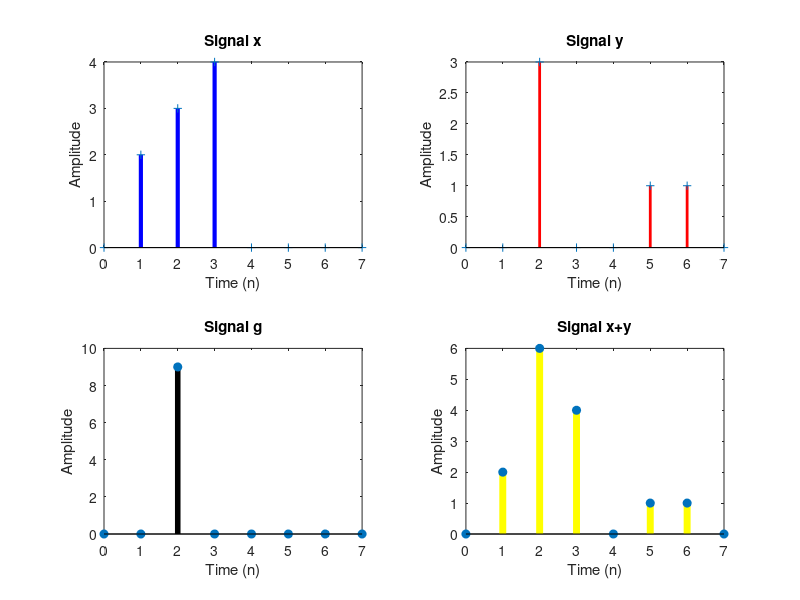

Write MATLAB code to recreate this figure. (Note: this script raises an error after producing the figure.)

n = [0 1 2 3 4 5 6 7];
x = [0 2 3 4 0 0 0 0];
y = [0 0 3 0 0 1 1 0];


figure;

subplot(2, 2, 1);
stem(n, x, 'filled', 'Marker', '+', 'LineStyle', '-', 'LineWidth', 3, 'Color', 'b');
title('Signal x');
xlabel('Time (n)');
ylabel('Amplitude');


subplot(2, 2, 2);
stem(n, y, 'filled', 'Marker', '+', 'LineStyle', '-', 'LineWidth', 2, 'Color', 'r');
title('Signal y');
xlabel('Time (n)');
ylabel('Amplitude');


subplot(2, 2, 3);
g = x .* y;
stem(n, g, 'filled', 'LineStyle', '-', 'LineWidth', 4, 'Color', 'k');
title('Signal g');
xlabel('Time (n)');
ylabel('Amplitude');

subplot(2, 2, 4);
toplam = x + y;
stem(n, toplam, 'filled', 'LineStyle', '-', 'LineWidth', 5, 'Color', 'y');
title('Signal x+y');
xlabel('Time (n)');
ylabel('Amplitude');

sgtitle("Signals and Systems Week5")
